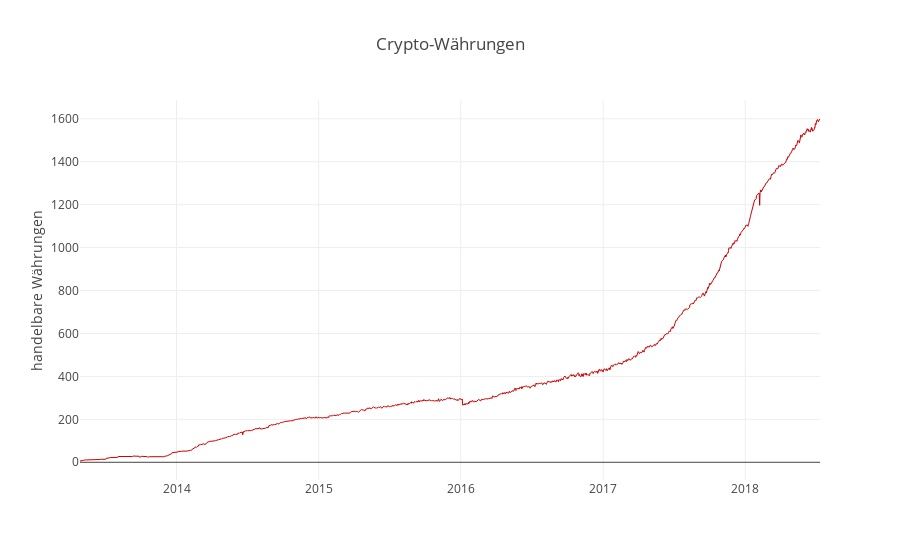

Notebook source saved alongside this figure:
### Code cell
#create pyplot showing number of currencies traded each day 

trace0 = go.Scatter(
    x= df_groupedDF['date'], 
    y= df_groupedDF['values'],
    name='density',
    mode = 'lines',
    line = dict(
        color = ('rgb(204,0,0)'),
        width = 1)
       
    

)

data = [trace0]
layout = go.Layout(
    title='Crypto-Währungen',
    yaxis={
        'title': 'handelbare Währungen',
        'nticks': 10,
        
    },
    yaxis2={
        'title': 'Zeit',
        'nticks': 10,
    }
)
fig = go.Figure(data=data, layout=layout)
py.iplot(fig, filename='cryto-overview')

### Figure 1 — Plotly figure (JSON) as saved in the notebook; plotly's stock layout.template omitted (floating-point values rounded to 4 significant figures; data arrays with more than 128 entries replaced by an {"elided": "..."} marker saying what was removed)
{"data": [{"line": {"color": "rgb(204,0,0)", "width": 1}, "mode": "lines", "name": "density", "type": "scatter", "x": {"elided": "1902 str values"}, "y": {"elided": "1902 int values"}}], "layout": {"title": "Crypto-Währungen", "yaxis": {"nticks": 10, "title": "handelbare Währungen"}, "yaxis2": {"nticks": 10, "title": "Zeit"}}}
